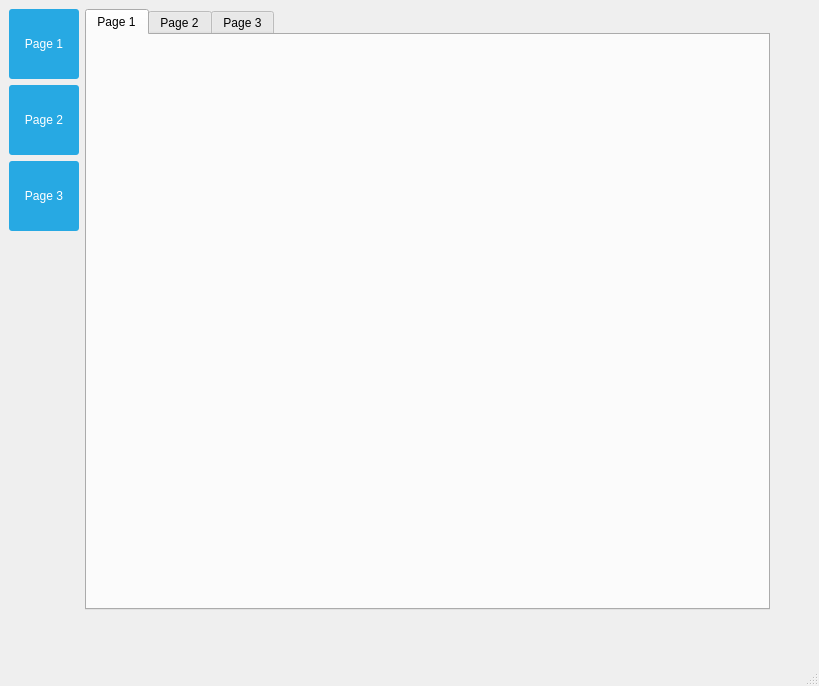
<?xml version="1.0" encoding="UTF-8"?>
<ui version="4.0">
 <class>MainWindow</class>
 <widget class="QMainWindow" name="MainWindow">
  <property name="geometry">
   <rect>
    <x>0</x>
    <y>0</y>
    <width>819</width>
    <height>686</height>
   </rect>
  </property>
  <property name="windowTitle">
   <string>MainWindow</string>
  </property>
  <property name="styleSheet">
   <string notr="true">QPushButton 
{
	color: white;
	background-color: #27a9e3;
	border-width: 0px;
	border-radius: 3px;
}

QPushButton:hover 
{
	color: white;
	background-color: #66c011;
	border-width: 0px;
	border-radius: 3px;
}

QPushButton:pressed 
{
	color: white;
	background-color: yellow;
	border-width: 0px;
	border-radius: 3px;
}

QPushButton[pagematches=true] 
{
	color: white;
	background-color: red;
	border-width: 0px;
	border-radius: 3px;
}

QSpinBox::down-button {
	image: url(:/images/spindown.png);
	subcontrol-origin: padding;
	subcontrol-position: right bottom;
}</string>
  </property>
  <widget class="QWidget" name="centralwidget">
   <widget class="QWidget" name="horizontalLayoutWidget">
    <property name="geometry">
     <rect>
      <x>9</x>
      <y>9</y>
      <width>761</width>
      <height>601</height>
     </rect>
    </property>
    <layout class="QHBoxLayout" name="horizontalLayout">
     <item>
      <layout class="QVBoxLayout" name="verticalLayout">
       <item>
        <widget class="QPushButton" name="button1">
         <property name="sizePolicy">
          <sizepolicy hsizetype="Minimum" vsizetype="Fixed">
           <horstretch>70</horstretch>
           <verstretch>70</verstretch>
          </sizepolicy>
         </property>
         <property name="minimumSize">
          <size>
           <width>70</width>
           <height>70</height>
          </size>
         </property>
         <property name="text">
          <string>Page 1</string>
         </property>
        </widget>
       </item>
       <item>
        <widget class="QPushButton" name="button2">
         <property name="minimumSize">
          <size>
           <width>70</width>
           <height>70</height>
          </size>
         </property>
         <property name="text">
          <string>Page 2</string>
         </property>
        </widget>
       </item>
       <item>
        <widget class="QPushButton" name="button3">
         <property name="minimumSize">
          <size>
           <width>70</width>
           <height>70</height>
          </size>
         </property>
         <property name="text">
          <string>Page 3</string>
         </property>
        </widget>
       </item>
       <item>
        <spacer name="verticalSpacer">
         <property name="orientation">
          <enum>Qt::Vertical</enum>
         </property>
         <property name="sizeHint" stdset="0">
          <size>
           <width>20</width>
           <height>40</height>
          </size>
         </property>
        </spacer>
       </item>
      </layout>
     </item>
     <item>
      <widget class="QTabWidget" name="tabWidget">
       <property name="minimumSize">
        <size>
         <width>100</width>
         <height>100</height>
        </size>
       </property>
       <property name="currentIndex">
        <number>0</number>
       </property>
       <widget class="QWidget" name="tab1">
        <attribute name="title">
         <string>Page 1</string>
        </attribute>
       </widget>
       <widget class="QWidget" name="tab2">
        <attribute name="title">
         <string>Page 2</string>
        </attribute>
       </widget>
       <widget class="QWidget" name="tab3">
        <attribute name="title">
         <string>Page 3</string>
        </attribute>
       </widget>
      </widget>
     </item>
    </layout>
   </widget>
  </widget>
  <widget class="QMenuBar" name="menubar">
   <property name="geometry">
    <rect>
     <x>0</x>
     <y>0</y>
     <width>819</width>
     <height>24</height>
    </rect>
   </property>
  </widget>
  <widget class="QStatusBar" name="statusbar"/>
 </widget>
 <resources/>
 <connections/>
</ui>
